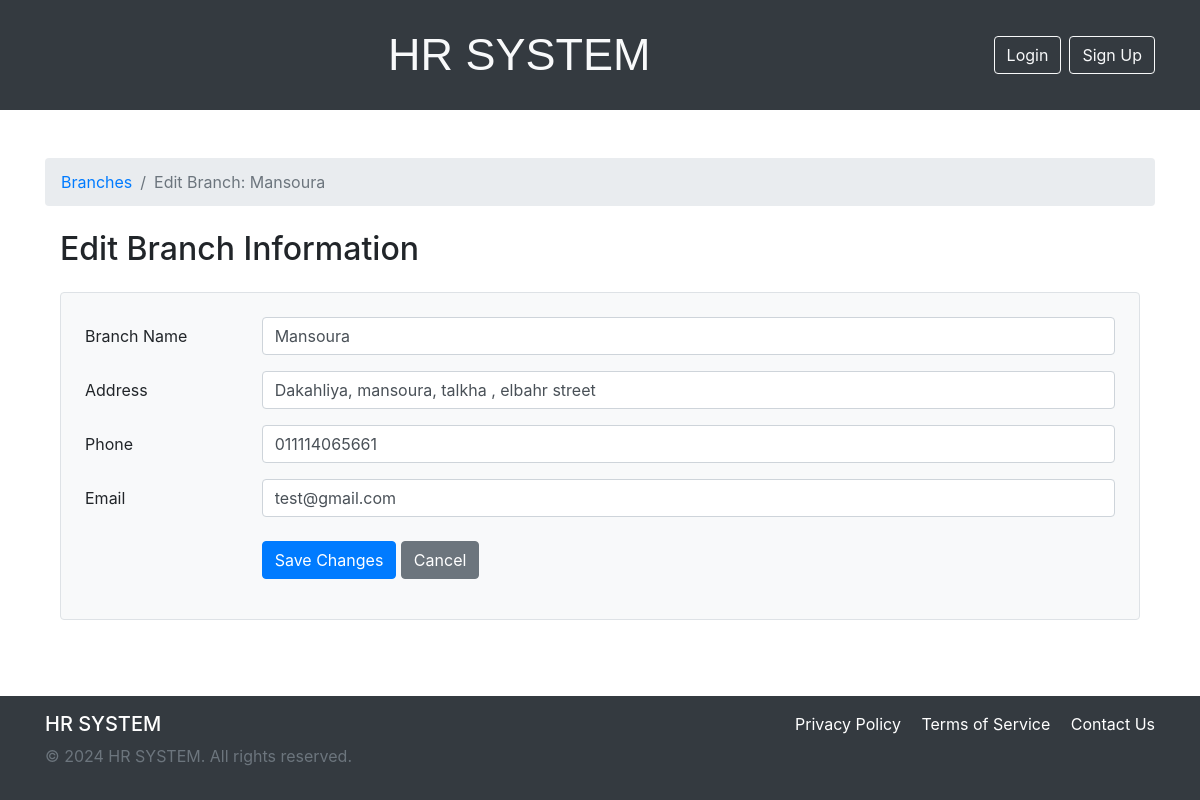
/branche/1/edit, run on an earlier commit of the app's database.
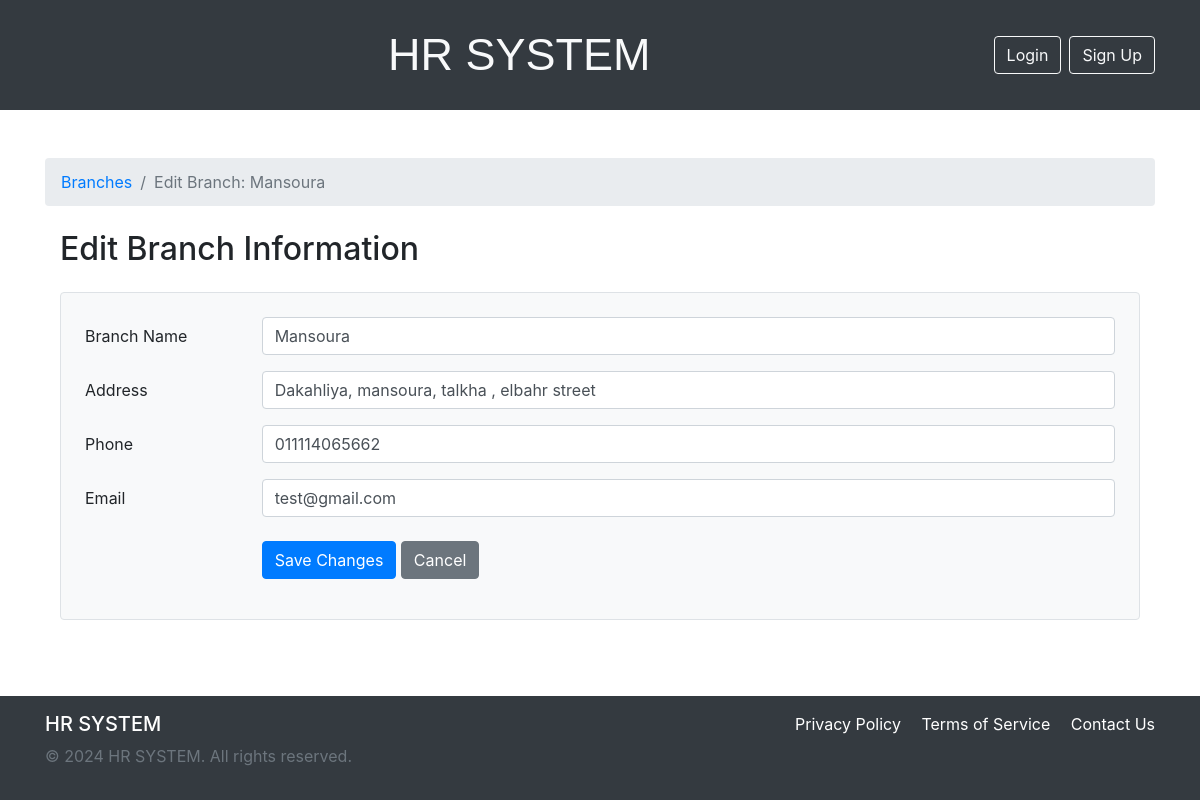
And on a later commit of the database.
### company/models.py (models this page shows, shortened)
class branches(models.Model):
    name = models.CharField(max_length=50,unique=True)
    address = models.CharField(max_length=100,help_text="enter full address")
    phone = models.CharField(max_length=12,null=True)
    email = models.EmailField(max_length=60,null = True)

### company/views.py (the view, shortened to what this page needs)
# urls.py: path('branche/<int:branche_id>/edit', compView.editBrancheView.as_view(), name='editBranche'),
class editBrancheView(UpdateView):
    model = branches
    form_class = EditBrancheForm
    template_name = 'company/editBranche.html'
    pk_url_kwarg = 'branche_id'
    context_object_name = 'branche'

### company/forms.py
class EditBrancheForm(forms.ModelForm):
    class Meta:
        model = branches
        fields = ['name', 'address', 'phone', 'email']

### template/company/editBranche.html (shortened to what this page needs)
{% extends 'base.html' %}
{% block breadcrumb %}
    <li class="breadcrumb-item"><a href="{% url 'branches' %}">Branches</a></li>
    <li class="breadcrumb-item active" aria-current="page">Edit Branch: {{ branche.name }}</li>
{% endblock %}
{% block content %}
<div class="container mt-4">
    <h2 class="mb-4">Edit Branch Information</h2>
    <form method="POST" class="bg-light p-4 border rounded">
        <div class="form-group row mb-3">
            <label for="brancheName" class="col-sm-2 col-form-label">Branch Name</label>
            <div class="col-sm-10">
                <input type="text" class="form-control" id="brancheName" name="brancheName" value="{{ branche.name }}" required>
            </div>
        </div>
        <div class="form-group row mb-3">
            <label for="brancheAddress" class="col-sm-2 col-form-label">Address</label>
            <div class="col-sm-10">
                <input type="text" class="form-control" id="brancheAddress" name="brancheAddress" value="{{ branche.address }}" required>
            </div>
        </div>
        <div class="form-group row mb-3">
            <label for="branchePhone" class="col-sm-2 col-form-label">Phone</label>
            <div class="col-sm-10">
                <input type="tel" class="form-control" id="branchePhone" name="branchePhone" value="{{ branche.phone }}" required>
            </div>
        </div>
        <div class="form-group row mb-3">
            <label for="brancheEmail" class="col-sm-2 col-form-label">Email</label>
            <div class="col-sm-10">
                <input type="email" class="form-control" id="brancheEmail" name="brancheEmail" value="{{ branche.email }}" required>
            </div>
        </div>
        <div class="form-group row mt-4">
            <div class="col-sm-10 offset-sm-2">
                <button type="submit" class="btn btn-primary">Save Changes</button>
                <a href="{% url 'branchesDetails' branche.id %}" class="btn btn-secondary">Cancel</a>
            </div>
        </div>
    </form>
</div>
{% endblock %}

What changed in the data, as far as the page shows it:
changed branches "Mansoura": branchePhone "011114065661" → "011114065662"
